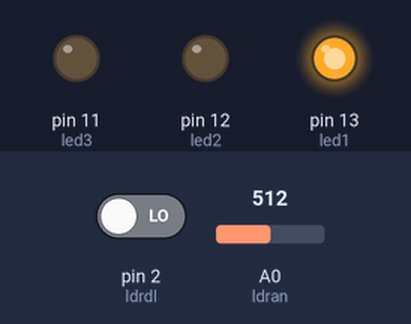
Bench run of a sketch on a simulated Arduino Uno, built with avr-gcc and run on an emulated ATmega328P. Shown: output pins drawn as LEDs (lit = HIGH). The inputs (shaded band) are chosen by the test bench; at power-on: A0 (ldran) = 512, pin 2 (ldrdl) LOW. What the sketch prints to the serial monitor is not drawn.

Above: at 2.2 s.
2.3 s: A0 (ldran) set to 210
4.2 s: A0 (ldran) set to 191
At 6.2 s:
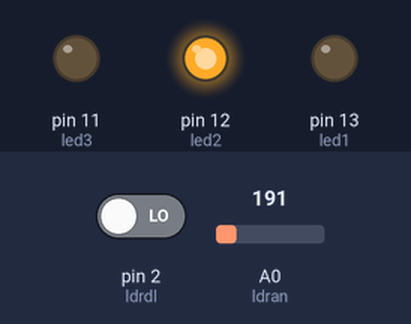
6.5 s: A0 (ldran) set to 80
8.2 s: A0 (ldran) set to 66
At 9.6 s:
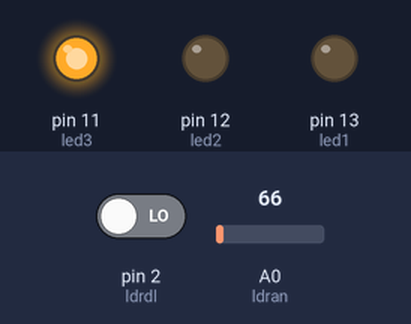
10.5 s: A0 (ldran) set to 85
At 12.2 s:
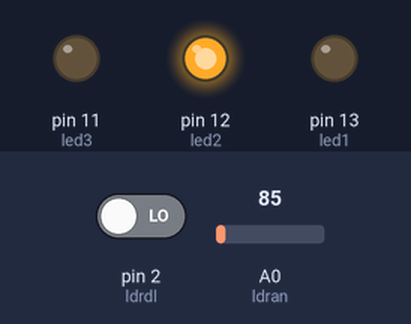
12.5 s: A0 (ldran) set to 65
At 14.1 s:
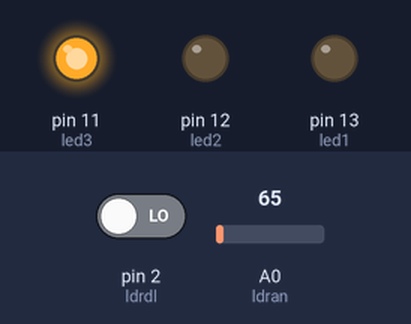
Timing chart, 0 to 15.5 s (numbered marks = the images above; inputs shaded):
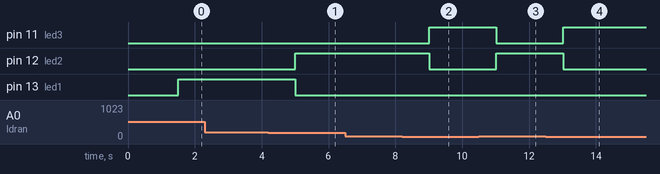

Measured:
- the behaviour switches between 200 and 199 on A0 (ldran) (found by bisection; images 0 and 1)
- the behaviour switches between 75 and 74 on A0 (ldran) (found by bisection; images 1 and 2)
- after the input at 2.3 s, every drawn part: stays the same
- after the input at 4.2 s, pin 12 (led2): LOW → HIGH after 0.81 s; pin 13 (led1): HIGH → LOW after 0.81 s
- after the input at 6.5 s, every drawn part: stays the same
- after the input at 8.2 s, pin 11 (led3): LOW → HIGH after 0.81 s; pin 12 (led2): HIGH → LOW after 0.81 s
- after the input at 10.5 s, pin 11 (led3): HIGH → LOW after 0.51 s; pin 12 (led2): LOW → HIGH after 0.51 s
- after the input at 12.5 s, pin 11 (led3): LOW → HIGH after 0.52 s; pin 12 (led2): HIGH → LOW after 0.52 s

The sketch:

LDR.ino
```cpp
int led1=13;
int led2=12;
int led3=11;
int ldran=A0;
int ldrdl=2;
int temp;
int temp1;
int stat;
void setup() {
  // put your setup code here, to run once:
Serial.begin(9600);
Serial.println("LDR is reading the intensity");
delay(1000);
pinMode(led1,OUTPUT);
pinMode(led2,OUTPUT);
pinMode(led3,OUTPUT);
}

void loop()
{
  // put your main code here, to run repeatedly:
temp=analogRead(ldran);
temp1=digitalRead(ldrdl);
Serial.print(temp);
Serial.print("    Digital State is: ");
Serial.print(temp1);
delay(500);
if (temp>=200)
{digitalWrite(led1,HIGH);
digitalWrite(led2,LOW);
digitalWrite(led3,LOW);
  Serial.println(" haath hatao Abin. LED ON");}
else if (temp>=75 && temp<200)
{ digitalWrite(led1,LOW);
digitalWrite(led2,HIGH);
digitalWrite(led3,LOW);
  Serial.println(" hatt jao Abin.LED OFF");}
else if (temp<75)
{digitalWrite(led1,LOW);
digitalWrite(led2,LOW);
digitalWrite(led3,HIGH);
Serial.println(" Enough is enough LED BLOWN");}

}
```
